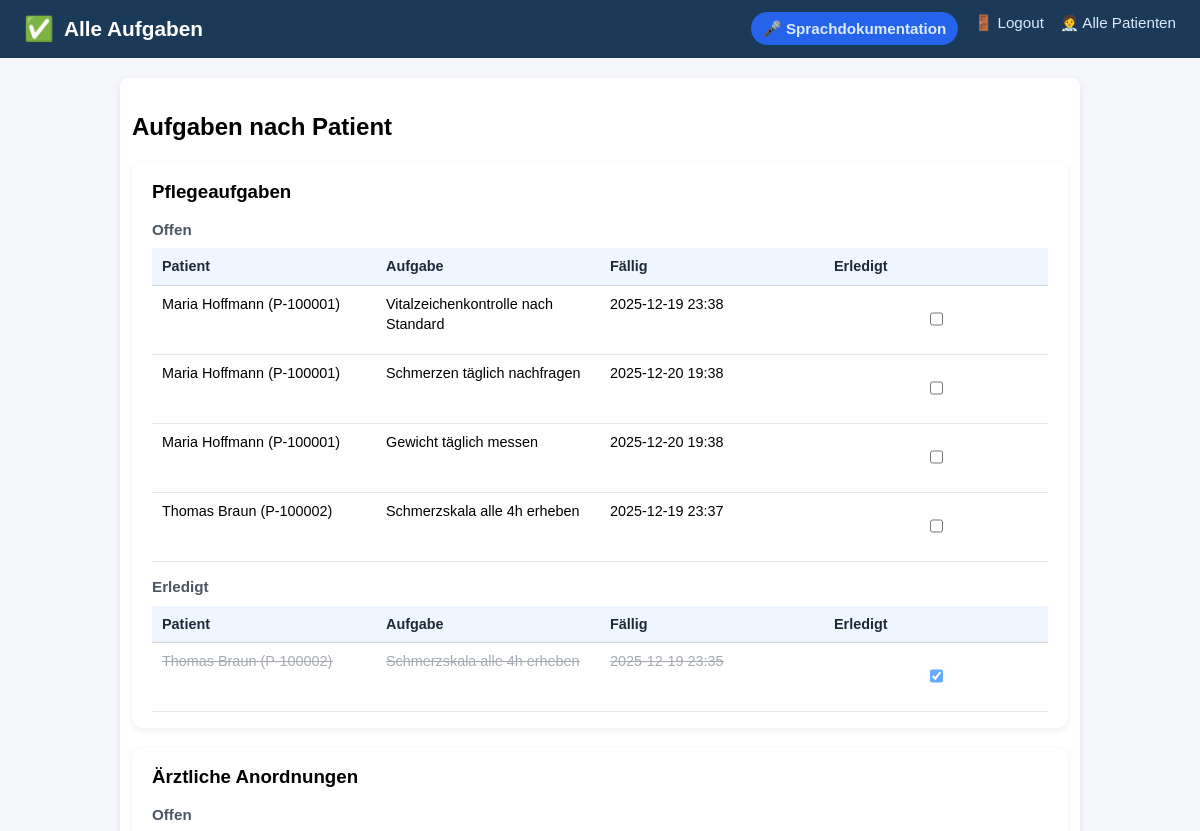
/tasks (upper part), run on an earlier commit of the app's database.
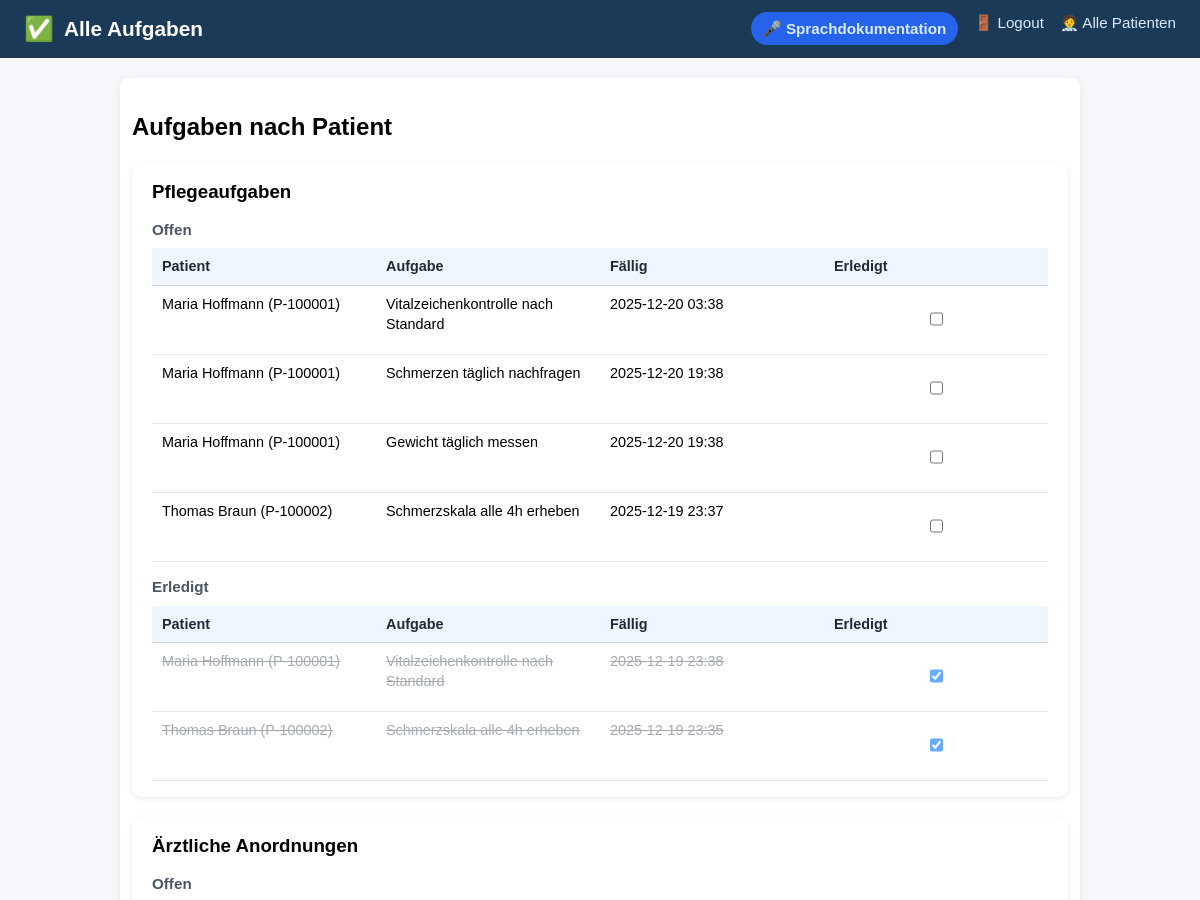
And on a later commit of the database.
### tables this page shows
CREATE TABLE ai_tasks (
    id INTEGER PRIMARY KEY AUTOINCREMENT,
    patient_id INTEGER NOT NULL,
    description TEXT NOT NULL,
    due_time TEXT,
    completed INTEGER DEFAULT 0,
    FOREIGN KEY (patient_id) REFERENCES patients(id)
);

CREATE TABLE patients (
    id INTEGER PRIMARY KEY AUTOINCREMENT,
    patient_identifier TEXT NOT NULL,
    name TEXT NOT NULL,
    gender TEXT,
    dob TEXT,
    room TEXT,
    diagnosis TEXT,
    bezugspflege_id INTEGER,
    allergies TEXT,
    code_status TEXT,
    admission_date TEXT,
    expected_discharge TEXT,
    primary_doctor TEXT,
    photo_filename TEXT,
    FOREIGN KEY (bezugspflege_id) REFERENCES nurses(id)
);

### app.py (the view)
@app.route("/tasks")
def tasks_view():
    patient_id = request.args.get("patient_id", type=int)
    conn = get_connection()
    cur = conn.cursor()
    if patient_id:
        cur.execute("""
            SELECT id, name, patient_identifier
            FROM patients
            WHERE id = ?;
        """, (patient_id,))
        patients = cur.fetchall()
        viewing_all_patients = False
        selected_patient = patients[0] if patients else None
    else:
        cur.execute("""
            SELECT id, name, patient_identifier
            FROM patients
            ORDER BY room;
        """)
        patients = cur.fetchall()
        viewing_all_patients = True
        selected_patient = None
    if patient_id:
        cur.execute("""
            SELECT
                t.id,
                t.patient_id,
                t.description,
                t.due_time,
                t.completed,
                p.name AS patient_name,
                p.patient_identifier AS patient_identifier
            FROM ai_tasks t
            JOIN patients p ON p.id = t.patient_id
            WHERE t.patient_id = ?
            ORDER BY datetime(t.due_time);
        """, (patient_id,))
    else:
        cur.execute("""
            SELECT
                t.id,
                t.patient_id,
                t.description,
                t.due_time,
                t.completed,
                p.name AS patient_name,
                p.patient_identifier AS patient_identifier
            FROM ai_tasks t
            JOIN patients p ON p.id = t.patient_id
            ORDER BY p.room, datetime(t.due_time);
        """)
    ai_tasks = cur.fetchall()
    ai_tasks_open = [t for t in ai_tasks if not t["completed"]]
    ai_tasks_done = [t for t in ai_tasks if t["completed"]]
    if patient_id:
        cur.execute("""
            SELECT o.*, p.name AS patient_name, p.patient_identifier
            FROM orders o
            JOIN patients p ON p.id = o.patient_id
            WHERE o.patient_id = ?
            ORDER BY o.due_date;
        """, (patient_id,))
    else:
        cur.execute("""
            SELECT o.*, p.name AS patient_name, p.patient_identifier
            FROM orders o
            JOIN patients p ON p.id = o.patient_id
            ORDER BY o.patient_id, o.due_date;
        """)
    orders = cur.fetchall()
    orders_open = [o for o in orders if (o["status"] or "").lower() != "erledigt"]
    orders_done = [o for o in orders if (o["status"] or "").lower() == "erledigt"]
    try:
        cur.execute("ALTER TABLE medications ADD COLUMN given INTEGER DEFAULT 0;"
                    "ALTER TABLE medications ADD COLUMN not_given INTEGER DEFAULT 0;"
                    )
        conn.commit()
    except sqlite3.OperationalError:
        pass
    if patient_id:
        cur.execute("""
            SELECT m.*, p.name AS patient_name, p.patient_identifier
            FROM medications m
            JOIN patients p ON p.id = m.patient_id
            WHERE m.patient_id = ?
            ORDER BY m.next_due;
        """, (patient_id,))
    else:
        cur.execute("""
            SELECT m.*, p.name AS patient_name, p.patient_identifier
            FROM medications m
            JOIN patients p ON p.id = m.patient_id
            ORDER BY m.patient_id, m.next_due;
        """)
    meds = cur.fetchall()
    meds_open = [m for m in meds if not (m["given"] or 0) and not (m["not_given"] or 0)]
    meds_done = [m for m in meds if (m["given"] or 0) or (m["not_given"] or 0)]
    cur.execute("""
        SELECT
            ma.given_at,
            n.name AS nurse_name,
            m.name AS med_name,
            m.dose
        FROM med_administrations ma
        JOIN medications m ON m.id = ma.med_id
        LEFT JOIN nurses n ON n.id = ma.nurse_id
        WHERE ma.patient_id = ?
        ORDER BY datetime(ma.given_at) DESC
        LIMIT 20;
    """, (patient_id or 0,))
    med_history = cur.fetchall()
    cur.execute("""
               SELECT alert, severity, created_at
               FROM ai_alerts
               WHERE patient_id = ?
               ORDER BY datetime(created_at) DESC;
           """, (patient_id,))
    alerts = cur.fetchall()
    current_nurse = get_current_nurse(conn)
    conn.close()
    conn.close()
    return render_template(
        "tasks.html",
        alerts=alerts,
        current_nurse=current_nurse,
        patients=patients,
        viewing_all_patients=viewing_all_patients,
        selected_patient=selected_patient,
        ai_tasks_open=ai_tasks_open,
        ai_tasks_done=ai_tasks_done,
        orders_open=orders_open,
        orders_done=orders_done,
        meds_open=meds_open,
        meds_done=meds_done,
        med_history=med_history
    )

### app.py (called while the page is built, shortened)
def get_connection():
    conn = sqlite3.connect(DB_PATH)
    conn.row_factory = sqlite3.Row
    return conn

def get_current_nurse(conn=None):
    nurse_id = session.get("current_nurse_id")
    if not nurse_id:
        return None

### templates/tasks.html (shortened to what this page needs)
<!DOCTYPE html>
<html lang="de">
<head>
    <link rel="stylesheet" href="{{ url_for('static', filename='styles.css') }}">
</head>
<body>
{% if viewing_all_patients %}
<div class="header">
    <div class="header-title">
        <span class="icon">✅</span>
        <span>Alle Aufgaben</span>
    </div>
    <div class="nav-links">
        <a href="{{ url_for('voice_doc') }}" class="btn-secondary">🎤 Sprachdokumentation</a>
        <a href="{{ url_for('logout') }}">🚪 Logout</a>
        <a href="{{ url_for('home') }}">🧑‍⚕️ Alle Patienten</a>
    </div>
</div>
{% endif %}
<div class="container">
    <h2>Aufgaben nach Patient</h2>
    <section class="section-card">
        <h3>Pflegeaufgaben</h3>
        <h4>Offen</h4>
        {% if ai_tasks_open %}
            <div class="table-wrapper">
                <table class="data-table">
                    <thead>
                        <tr>
                            <th>Patient</th>
                            <th>Aufgabe</th>
                            <th>Fällig</th>
                            <th>Erledigt</th>
                        </tr>
                    </thead>
                    <tbody>
                        {% for t in ai_tasks_open %}
                        <tr>
                            <td>{{ t.patient_name }} ({{ t.patient_identifier }})</td>
                            <td>{{ t.description }}</td>
                            <td>{{ t.due_time .replace("T", " ") or "Nächste Schicht" }}</td>
                            <td class="cell-center">
                                <form method="POST" action="{{ url_for('toggle_task', task_id=t.id, task_type='ai') }}">
                                    <input type="checkbox" name="done" onchange="this.form.submit()">
                                </form>
                            </td>
                        </tr>
                        {% endfor %}
                    </tbody>
                </table>
            </div>
        {% else %}
            <p><em>Keine offenen Aufgaben.</em></p>
        {% endif %}
        <h4>Erledigt</h4>
        {% if ai_tasks_done %}
            <div class="table-wrapper">
                <table class="data-table">
                    <thead>
                        <tr>
                            <th>Patient</th>
                            <th>Aufgabe</th>
                            <th>Fällig</th>
                            <th>Erledigt</th>
                        </tr>
                    </thead>
                    <tbody>
                        {% for t in ai_tasks_done %}
                        <tr class="task-completed">
                            <td>{{ t.patient_name }} ({{ t.patient_identifier }})</td>
                            <td>{{ t.description }}</td>
                            <td>{{ t.due_time .replace("T", " ") or "Nächste Schicht" }}</td>
                            <td class="cell-center">
                                <form method="POST" action="{{ url_for('toggle_task', task_id=t.id, task_type='ai') }}">
                                    <input type="checkbox" name="done" onchange="this.form.submit()" checked>
                                </form>
                            </td>
                        </tr>
                        {% endfor %}
                    </tbody>
                </table>
            </div>
        {% else %}
            <p><em>Noch keine erledigten Aufgaben.</em></p>
        {% endif %}
    </section>
    <section class="section-card">
        <h3>Ärztliche Anordnungen</h3>
        <h4>Offen</h4>
    </section>
</div>
</body>
</html>

What changed in the data, as far as the page shows it:
added ai_tasks: patient_name "Maria Hoffmann", patient_identifier "P-100001", description "Vitalzeichenkontrolle nach Standard", due_time "2025-12-20 03:38", shown under "Offen"
changed ai_tasks (number 5 of 6 on the later page): moves from the list under "Offen" to the list under "Erledigt"
